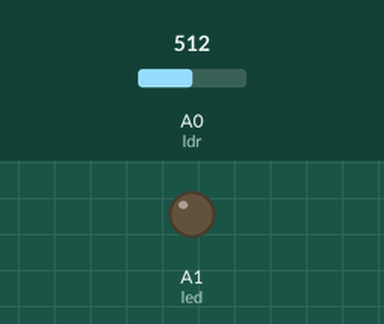
Bench run of a sketch on a simulated Arduino Uno, built with avr-gcc and run on an emulated ATmega328P. Shown: output pins drawn as LEDs (lit = HIGH). The inputs (shaded band) are chosen by the test bench; at power-on: A0 (ldr) = 512.

Above: at 0.1 s.
At 0.6 s:
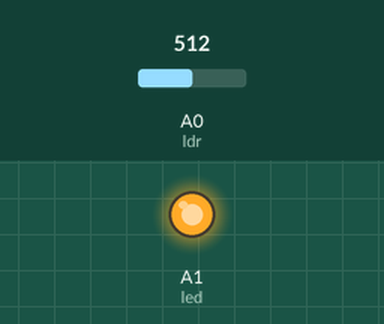
Timing chart, 0 to 2.1 s (numbered marks = the images above):
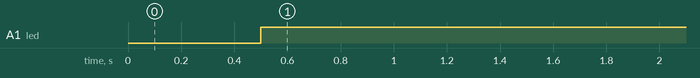

The sketch:

7.1.1.ino
```cpp
int led = A1;
int ldr = A0;

void setup(){
  pinMode(led,OUTPUT);
  pinMode(ldr,INPUT);
}

void loop(){
  int cahaya=analogRead(ldr);
  int terang=cahaya/4;
  delay(500);
  analogWrite(led, terang);
}
```

Measured:
- by itself, A1 (led): LOW → HIGH at 0.50 s
